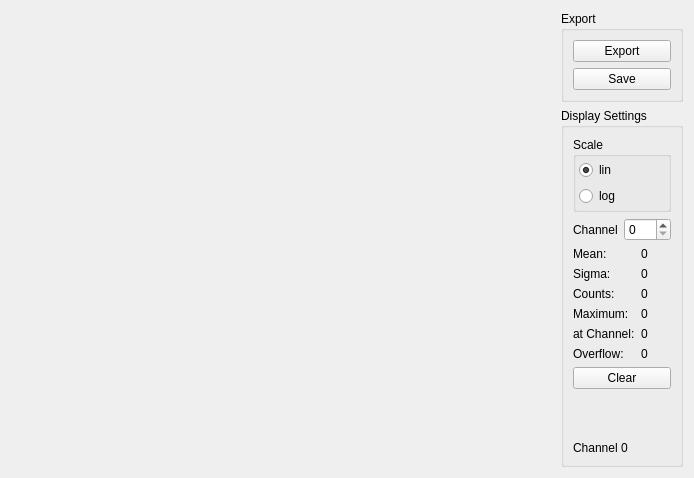
<?xml version="1.0" encoding="UTF-8"?>
<ui version="4.0">
 <class>TwoDimWidget</class>
 <widget class="QWidget" name="TwoDimWidget">
  <property name="geometry">
   <rect>
    <x>0</x>
    <y>0</y>
    <width>694</width>
    <height>478</height>
   </rect>
  </property>
  <property name="windowTitle">
   <string>ID #0, Chan #0</string>
  </property>
  <layout class="QHBoxLayout" name="horizontalLayout">
   <item>
    <widget class="QwtPlot" name="mainPlot">
     <property name="sizePolicy">
      <sizepolicy hsizetype="Expanding" vsizetype="Expanding">
       <horstretch>0</horstretch>
       <verstretch>0</verstretch>
      </sizepolicy>
     </property>
    </widget>
   </item>
   <item>
    <layout class="QVBoxLayout" name="verticalLayout">
     <item>
      <widget class="QGroupBox" name="groupBox">
       <property name="title">
        <string>Export</string>
       </property>
       <layout class="QGridLayout" name="gridLayout_3">
        <item row="0" column="0">
         <widget class="QPushButton" name="pb_export">
          <property name="text">
           <string>Export</string>
          </property>
         </widget>
        </item>
        <item row="1" column="0">
         <widget class="QPushButton" name="pb_save">
          <property name="text">
           <string>Save</string>
          </property>
         </widget>
        </item>
       </layout>
      </widget>
     </item>
     <item>
      <widget class="QGroupBox" name="groupBox_1">
       <property name="sizePolicy">
        <sizepolicy hsizetype="Minimum" vsizetype="Preferred">
         <horstretch>0</horstretch>
         <verstretch>0</verstretch>
        </sizepolicy>
       </property>
       <property name="title">
        <string>Display Settings</string>
       </property>
       <layout class="QGridLayout" name="gridLayout">
        <item row="0" column="0" colspan="2">
         <widget class="QGroupBox" name="groupBox_2">
          <property name="sizePolicy">
           <sizepolicy hsizetype="Minimum" vsizetype="Minimum">
            <horstretch>0</horstretch>
            <verstretch>0</verstretch>
           </sizepolicy>
          </property>
          <property name="title">
           <string>Scale</string>
          </property>
          <layout class="QGridLayout" name="gridLayout_2">
           <property name="leftMargin">
            <number>3</number>
           </property>
           <property name="topMargin">
            <number>3</number>
           </property>
           <property name="rightMargin">
            <number>3</number>
           </property>
           <property name="bottomMargin">
            <number>3</number>
           </property>
           <item row="0" column="0">
            <widget class="QRadioButton" name="dispLin">
             <property name="text">
              <string>lin</string>
             </property>
             <property name="checked">
              <bool>true</bool>
             </property>
             <attribute name="buttonGroup">
              <string notr="true">linLogGroup</string>
             </attribute>
            </widget>
           </item>
           <item row="1" column="0">
            <widget class="QRadioButton" name="dispLog">
             <property name="text">
              <string>log</string>
             </property>
             <attribute name="buttonGroup">
              <string notr="true">linLogGroup</string>
             </attribute>
            </widget>
           </item>
          </layout>
         </widget>
        </item>
        <item row="1" column="0" colspan="2">
         <layout class="QFormLayout" name="formLayout_2">
          <item row="0" column="0">
           <widget class="QLabel" name="label">
            <property name="text">
             <string>Channel</string>
            </property>
           </widget>
          </item>
          <item row="0" column="1">
           <widget class="QSpinBox" name="channelBox">
            <property name="maximum">
             <number>127</number>
            </property>
           </widget>
          </item>
         </layout>
        </item>
        <item row="2" column="0">
         <widget class="QLabel" name="label_3">
          <property name="text">
           <string>Mean:</string>
          </property>
         </widget>
        </item>
        <item row="4" column="0">
         <widget class="QLabel" name="label_4">
          <property name="text">
           <string>Sigma:</string>
          </property>
         </widget>
        </item>
        <item row="6" column="0">
         <widget class="QLabel" name="label_5">
          <property name="text">
           <string>Counts:</string>
          </property>
         </widget>
        </item>
        <item row="10" column="0">
         <widget class="QLabel" name="label_7">
          <property name="text">
           <string>at Channel:</string>
          </property>
         </widget>
        </item>
        <item row="8" column="0">
         <widget class="QLabel" name="label_6">
          <property name="text">
           <string>Maximum:</string>
          </property>
         </widget>
        </item>
        <item row="15" column="0" colspan="2">
         <widget class="QLabel" name="label_mouseOnChannel">
          <property name="text">
           <string>Channel 0</string>
          </property>
         </widget>
        </item>
        <item row="14" column="0">
         <spacer name="verticalSpacer">
          <property name="orientation">
           <enum>Qt::Vertical</enum>
          </property>
          <property name="sizeHint" stdset="0">
           <size>
            <width>20</width>
            <height>40</height>
           </size>
          </property>
         </spacer>
        </item>
        <item row="10" column="1">
         <widget class="QLabel" name="maxpos">
          <property name="text">
           <string>0</string>
          </property>
         </widget>
        </item>
        <item row="8" column="1">
         <widget class="QLabel" name="maxval">
          <property name="text">
           <string>0</string>
          </property>
         </widget>
        </item>
        <item row="2" column="1">
         <widget class="QLabel" name="meanval">
          <property name="text">
           <string>0</string>
          </property>
         </widget>
        </item>
        <item row="6" column="1">
         <widget class="QLabel" name="countval">
          <property name="text">
           <string>0</string>
          </property>
         </widget>
        </item>
        <item row="4" column="1">
         <widget class="QLabel" name="sigmaval">
          <property name="text">
           <string>0</string>
          </property>
         </widget>
        </item>
        <item row="11" column="0">
         <widget class="QLabel" name="label_8">
          <property name="text">
           <string>Overflow:</string>
          </property>
         </widget>
        </item>
        <item row="11" column="1">
         <widget class="QLabel" name="overflow">
          <property name="text">
           <string>0</string>
          </property>
         </widget>
        </item>
        <item row="13" column="0" colspan="2">
         <widget class="QPushButton" name="clearButton">
          <property name="text">
           <string>Clear</string>
          </property>
         </widget>
        </item>
       </layout>
      </widget>
     </item>
    </layout>
   </item>
  </layout>
 </widget>
 <customwidgets>
  <customwidget>
   <class>QwtPlot</class>
   <extends>QFrame</extends>
   <header>qwt_plot.h</header>
   <container>1</container>
  </customwidget>
 </customwidgets>
 <resources/>
 <connections>
  <connection>
   <sender>linLogGroup</sender>
   <signal>buttonClicked(int)</signal>
   <receiver>TwoDimWidget</receiver>
   <slot>displayChanged()</slot>
   <hints>
    <hint type="sourcelabel">
     <x>-1</x>
     <y>-1</y>
    </hint>
    <hint type="destinationlabel">
     <x>512</x>
     <y>347</y>
    </hint>
   </hints>
  </connection>
  <connection>
   <sender>channelBox</sender>
   <signal>valueChanged(int)</signal>
   <receiver>TwoDimWidget</receiver>
   <slot>displayChanged()</slot>
   <hints>
    <hint type="sourcelabel">
     <x>1005</x>
     <y>237</y>
    </hint>
    <hint type="destinationlabel">
     <x>512</x>
     <y>347</y>
    </hint>
   </hints>
  </connection>
  <connection>
   <sender>clearButton</sender>
   <signal>clicked()</signal>
   <receiver>TwoDimWidget</receiver>
   <slot>clearHist()</slot>
   <hints>
    <hint type="sourcelabel">
     <x>1006</x>
     <y>512</y>
    </hint>
    <hint type="destinationlabel">
     <x>1026</x>
     <y>439</y>
    </hint>
   </hints>
  </connection>
 </connections>
 <slots>
  <slot>displayChanged()</slot>
  <slot>clearHist()</slot>
 </slots>
 <buttongroups>
  <buttongroup name="linLogGroup"/>
 </buttongroups>
</ui>
